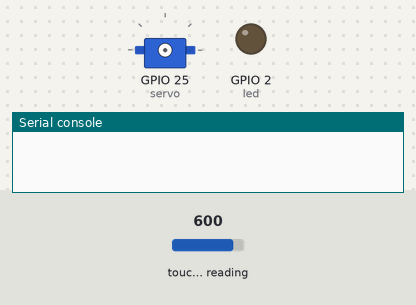
Bench run of a program on a simulated ESP32 board running MicroPython. Shown: servo, output pins drawn as LEDs (lit = HIGH), the last lines printed to the serial console. The test bench sets the inputs (shaded band); at power-on: touch-pad reading 600. Servo angles are drawn from the pulse width (0.5 ms = 0°, 2.5 ms = 180°).

Above: at 1.2 s.
1.3 s: touch-pad reading set to 111
2.8 s: touch-pad reading set to 96
At 4.8 s:
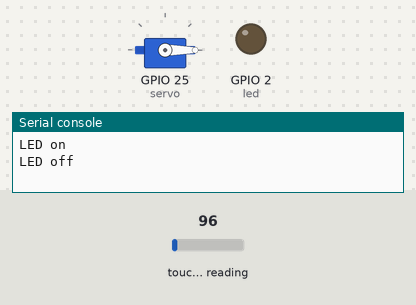
5.8 s: touch-pad reading set to 212
At 6.4 s:
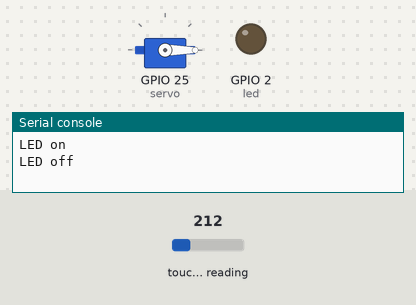
7.3 s: touch-pad reading set to 63
At 8.3 s:
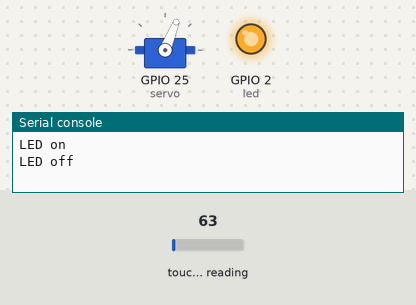
Timing chart, 0 to 11.3 s (numbered marks = the images above; inputs shaded):
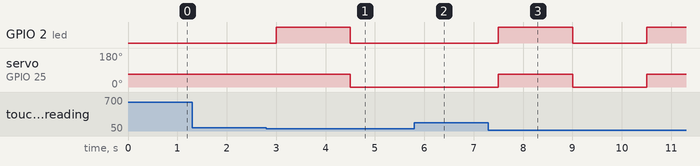

Measured:
- the behaviour switches between 101 and 100 on touch-pad reading (found by bisection; images 0 and 1)
- after the input at 1.3 s, every drawn part: stays the same
- after the input at 2.8 s, GPIO 2 (led): LOW → HIGH after 0.20 s, → LOW 1.5 s later; servo on GPIO 25 (servo): 68° → 0° after 1.7 s
- after the input at 5.8 s, GPIO 2 (led): stays LOW (without the input it goes to HIGH after 0.20 s); servo on GPIO 25 (servo): stays 0° (without the input it goes to 68° after 0.20 s)
- after the input at 7.3 s, GPIO 2 (led): LOW → HIGH after 0.20 s, → LOW 1.5 s later, → HIGH 1.5 s later; servo on GPIO 25 (servo): 0° → 68° after 0.20 s, → 0° 1.5 s later, → 68° 1.5 s later

The program:

05-Touchpin_Led_MircoServo.py
```python
# This code contain codes from file 01 to 04.5
# Import libraries
from machine import Pin, TouchPad,PWM
from time import sleep

# Assign pins
touch = TouchPad(Pin(13))
led = Pin(2, Pin.OUT)
led.off()
servo = PWM(Pin(25), freq=50)

# Define the threshold value -> for the touch pin
THRESHOLD = 100

# Variable
touch_count = 0  # Initialize the touch count

# Funtion for the microservo motor
def set_servo_angle(angle):
    duty = int((angle / 180) * 115 + 20)
    servo.duty(duty)
    sleep(1)

while True:
    if touch.read() <= THRESHOLD:  # Pin is touched
        if touch_count == 0:  # First touch, turn on the LED
            led.on()
            touch_count = 1
            set_servo_angle(70)
            print("LED on")
        else:  # Second touch, turn off the LED
            led.off()
            touch_count = 0
            print("LED off")
            set_servo_angle(0)
        sleep(0.5)
    else:
        sleep(0.5)
```
